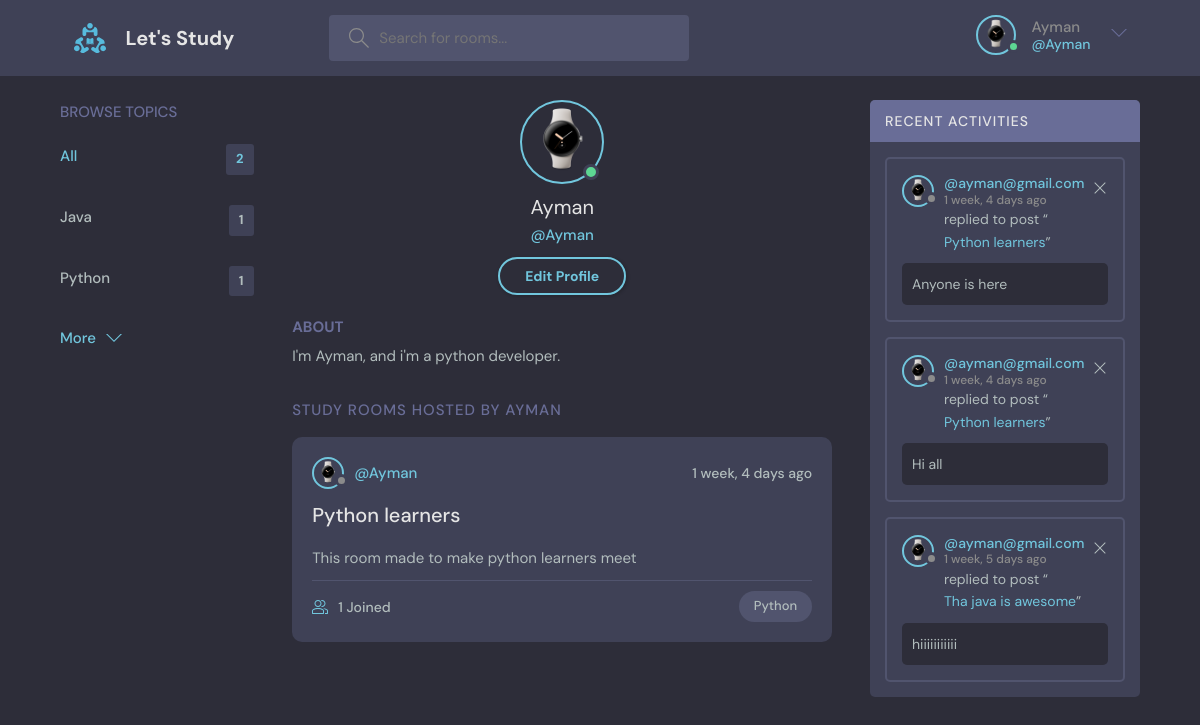
The page /profile/2 (signed in) on the database its author committed.
### base/models.py (models this page shows, shortened)
class User(AbstractUser):
    name = models.CharField(max_length=200, null=True)
    email = models.EmailField(unique=True, null=True)
    bio = models.TextField(null=True)
    avatar = models.ImageField(null=True, default="avatar.svg")
    USERNAME_FIELD = 'email'
    REQUIRED_FIELDS = []

class Topic(models.Model):
    name = models.CharField(max_length=200)

class Room(models.Model):
    host =  models.ForeignKey(User, on_delete=models.SET_NULL, null=True)
    topic = models.ForeignKey(Topic, on_delete=models.SET_NULL, null=True)
    name = models.CharField(max_length=200)
    description = models.TextField(null=True, blank=True)
    participants = models.ManyToManyField(User, related_name='participants', blank=True)
    updated = models.DateTimeField(auto_now=True)
    created = models.DateTimeField(auto_now_add=True)
    class Meta:
        ordering = ['-updated', '-created']
    def __str__(self):
        return str(self.name)

class Message(models.Model):
    user = models.ForeignKey(User, on_delete=models.CASCADE)
    room = models.ForeignKey(Room, on_delete=models.CASCADE)
    body = models.TextField()
    updated = models.DateTimeField(auto_now=True)
    created = models.DateTimeField(auto_now_add=True)
    class Meta:
        ordering = ['-updated', '-created']

### base/views.py (the view)
# urls.py: path('profile/<str:pk>', views.userProfile, name='user-profile'),
@login_required(login_url='login')
def userProfile(request, pk):
    user = models.User.objects.get(id=pk)
    rooms = user.room_set.all()
    room_messages = user.message_set.all()
    topics = models.Topic.objects.all()
    context = {
        'user' : user,
        'rooms' : rooms,
        'room_messages' : room_messages,
        'topics' : topics,
    }
    return render(request, 'accounts/profile.html', context)

### templates/accounts/profile.html
{% extends 'parts/main.html' %}
{% block content %}
<main class="profile-page layout layout--3">
  <div class="container">
    {% include 'base/topics_component.html' %}
    <div class="roomList">
      <div class="profile">
        <div class="profile__avatar">
          <div class="avatar avatar--large active">
            <img src="{{request.user.avatar.url}}" />
          </div>
        </div>
        <div class="profile__info">
          <h3>{{user.username}}</h3>
          <p>@{{user.username}}</p>
          {% if request.user == user %}
          <a href="{% url 'update-user' %}" class="btn btn--main btn--pill">Edit Profile</a>
          {% endif %}
        </div>
        <div class="profile__about">
          <h3>About</h3>
          <p>{{request.user.bio}}</p>
        </div>
      </div>
      <div class="roomList__header">
        <div>
          <h2>Study Rooms Hosted by {{request.user.username}}</a>
          </h2>
        </div>
      </div>
      {% include 'base/feed_component.html' %}
    </div>
    {% include 'base/activity_component.html' %}
  </div>
</main>
{% endblock content %}

### templates/parts/main.html (shortened to what this page needs)
<!DOCTYPE html>
{% load static %}
<html lang="en">
  <head>
    <link rel="stylesheet" href="{% static 'styles/style.css' %}" />
  </head>
  <body>
    {% include 'parts/navbar.html' %}
    {% block content %}
    {% endblock content %}
  </body>
</html>

### templates/parts/navbar.html (shortened to what this page needs)
{% load static %}
<header class="header header--loggedIn">
    <div class="container">
      <a href="{% url 'home' %}" class="header__logo">
        <img src="{% static 'images/logo.svg' %}" />
        <h1>Let's Study</h1>
      </a>
      <form class="header__search" method="GET" action="{% url 'home' %}">
        <label>
          <input name="q" placeholder="Search for rooms..." />
        </label>
      </form>
      <nav class="header__menu">
        {% if request.user.is_authenticated %}
        <div class="header__user">
          <a href="{% url 'update-user' %}">
            <div class="avatar avatar--medium active">
              <img src="{{request.user.avatar.url}}" />
            </div>
            <p>{{request.user.username}}<span>@{{request.user.username}}</span></p>
          </a>
          <button class="dropdown-button">
            <svg version="1.1" xmlns="http://www.w3.org/2000/svg" width="32" height="32" viewBox="0 0 32 32">
              <title>chevron-down</title>
              <path d="M16 21l-13-13h-3l16 16 16-16h-3l-13 13z"></path>
            </svg>
          </button>
        </div>
        {% else %}
        <a href="{% url 'login' %}">
          <img src="{% static 'images/avatar.svg' %}" />
          <p>Login</p>
        </a>
        {% endif %}
      </nav>
    </div>
  </header>

### templates/base/topics_component.html
<div class="topics">
    <div class="topics__header">
      <h2>Browse Topics</h2>
    </div>
    <ul class="topics__list">
      <li>
        <a href="{% url 'home' %}" class="active">All <span>{{topics.count}}</span></a>
      </li>
      {% for topic in topics %}
      <li>
        <a href="{% url 'home' %}?q={{topic.name}}">{{topic.name}} <span>{{topic.room_set.all.count}}</span></a>
      </li>
      {% endfor %}
    </ul>
    <a class="btn btn--link" href="{% url 'topics' %}">
      More
      <svg version="1.1" xmlns="http://www.w3.org/2000/svg" width="32" height="32" viewBox="0 0 32 32">
        <title>chevron-down</title>
        <path d="M16 21l-13-13h-3l16 16 16-16h-3l-13 13z"></path>
      </svg>
    </a>
</div>

### templates/base/feed_component.html (shortened to what this page needs)
{% for room in rooms %}
<div class="roomListRoom">
    <div class="roomListRoom__header">
      <a href="{% url 'user-profile' room.host.id %}" class="roomListRoom__author">
        <div class="avatar avatar--small">
          <img src="{{room.host.avatar.url}}" />
        </div>
        <span>@{{room.host.username}}</span>
      </a>
      <div class="roomListRoom__actions">
        <span>{{room.created|timesince}} ago</span>
      </div>
    </div>
    <div class="roomListRoom__content">
      <a href="{% url 'room' room.id %}">{{room.name}}</a>
      <p>{{room.description}}</p>
    </div>
    <div class="roomListRoom__meta">
      <a href="{% url 'room' room.id %}" class="roomListRoom__joined">
        {{room.participants.all.count}} Joined
      </a>
      <p class="roomListRoom__topic">{{room.topic.name}}</p>
    </div>
</div>
{% endfor %}

### templates/base/activity_component.html
<div class="activities">
    <div class="activities__header">
      <h2>Recent Activities</h2>
    </div>
    {% for message in room_messages %}
    <div class="activities__box">
      <div class="activities__boxHeader roomListRoom__header">
        <a href="{% url 'user-profile' message.user.id %}" class="roomListRoom__author">
          <div class="avatar avatar--small">
            <img src="{{message.user.avatar.url}}" />
          </div>
          <p>
            @{{message.user}}
            <span>{{message.created|timesince}} ago</span>
          </p>
        </a>
        {% if request.user == message.user %}
        <div class="roomListRoom__actions">
          <a href="{% url 'delete-message' message.id %}">
            <svg version="1.1" xmlns="http://www.w3.org/2000/svg" width="32" height="32" viewBox="0 0 32 32">
              <title>remove</title>
              <path
                d="M27.314 6.019l-1.333-1.333-9.98 9.981-9.981-9.981-1.333 1.333 9.981 9.981-9.981 9.98 1.333 1.333 9.981-9.98 9.98 9.98 1.333-1.333-9.98-9.98 9.98-9.981z"
              ></path>
            </svg>
          </a>
        </div>
        {% endif %}
      </div>
      <div class="activities__boxContent">
        <p>replied to post “<a href="{% url 'room' message.room.id %}">{{message.room}}</a>”</p>
        <div class="activities__boxRoomContent">
          {{message.body}}
        </div>
      </div>
    </div>
{% endfor %}
</div>

### rows shown on the page
User: user.avatar (picture), user.username "Ayman", username "Ayman", user.bio "I'm Ayman, and i'm a python developer.", user.username "AYMAN"
Topic: name "Java", room_set.all.count "1"
Topic: name "Python", room_set.all.count "1"
Room: host.avatar (picture), host.username "Ayman", created "1 week, 4 days", name "Python learners", description "This room made to make python learners meet", participants.all.count "1", topic.name "Python"
Message: user.avatar (picture), user "ayman@gmail.com", created "1 week, 4 days", room "Python learners", body "Anyone is here"
Message: user.avatar (picture), user "ayman@gmail.com", created "1 week, 4 days", room "Python learners", body "Hi all"
Message: user.avatar (picture), user "ayman@gmail.com", created "1 week, 5 days", room "Tha java is awesome", body "hiiiiiiiiiii"

### other values the page prints
{{ topics.count }} "2"
